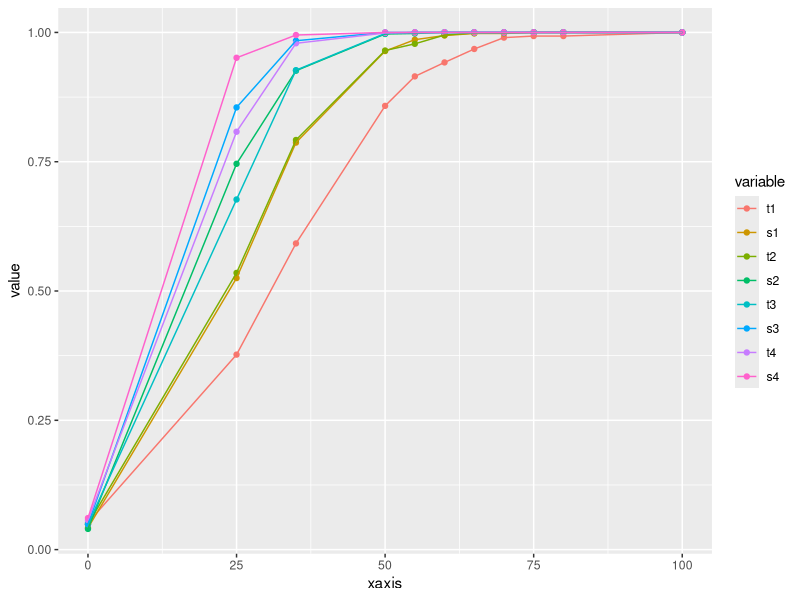

R code for this plot:
#Author: Devin Pastoor
#Email: devin.pastoor@gmail.com


library(ggplot2)
library(plyr)
library(reshape2)
library(lattice)
library(grid)

#xaxis data
esize<-c(0,25,35,50,55,60,65,70,75,80,100)

#power data
power<-data.frame(xaxis = c(0,25,35,50,55,60,65,70,75,80,100),
                  t1=c(0.052,0.377,0.592,0.858,0.915,0.942,0.968,0.990,0.993,0.993,1),
                  s1=c(0.042,0.525,0.787,0.964,0.986,0.994,0.998,0.998,1,1,1),
                  t2=c(0.049,0.535,0.792,0.965,0.978,0.995,0.999,0.999,1,1,1),
                  s2=c(0.040,0.746,0.926,0.997,0.998,1,1,1,1,1,1),
                  t3=c(0.049,0.677,0.927,0.998,1,1,1,1,1,1,1),
                  s3=c(0.049,0.855,0.984,1,1,1,1,1,1,1,1),
                  t4=c(0.057,0.808,0.979,0.999,1,1,1,1,1,1,1),
                  s4=c(0.061,0.951,0.995,1,1,1,1,1,1,1,1))

head(power)

#add x-axis data to dataframe
power[0, ] <- esize
y <- melt(power, id="xaxis", variable_name = "label")

#vector to distinguish whether T-test (T) or model (S)
ts <- rep(c("T", "S", "T", "S", "T", "S", "T", "S"), each = 11)

#vector to distinguish # per group
### 1: n = 20/group
### 2: n = 30/group
### 3: n = 45/group
### 4: n = 60/group
grp <- rep(c(seq(1,4)), each = 22)
y[,4] <- as.factor(ts)
y[,5] <- as.factor(grp)

head(y)

#basic qplot to see overall shape
qplot(xaxis, value, data = y, color = variable) + geom_line()

## Plot of power curves 
plot <- ggplot(data = y, aes(x = xaxis, y = value, color = V5)) +
  geom_point(aes(shape = V4), size = 5) +
  geom_line(aes(group = variable, linetype = V4), size = 1.2) +
  labs(color = "# per group", shape = "Method", linetype = "Method") +    #if don't set linetype to same name will separate to 3 legends
  geom_hline(aes(yintercept = 0.9), linetype="dashed", size = 1.05) +
  scale_color_discrete(name = "# per group",
                       labels = c("20/group", "30/group", "45/group", "60/group")) +
  scale_linetype_discrete(name = "Method", labels = c("t-test", "Model")) +
  scale_shape_discrete(name = "Method", labels = c("t-test", "Model")) +
  scale_x_continuous(name = "% Effect due to Clobazam") +
  scale_y_continuous(name = "Power") +
  #to edit out grid lines
  #theme(panel.grid.minor=element_blank(), panel.grid.major=element_blank()) +
  theme(axis.title.x = element_text(size=20)) +
  theme(axis.title.y = element_text(size=20)) +
  theme(axis.text.x = element_text(size=20)) +
  theme(axis.text.y = element_text(size=20)) +
  theme(legend.title = element_text(size = 16)) +
  theme(legend.text = element_text(size = 14)) +
  theme(legend.justification=c(1,0), legend.position=c(1,0)) + 
  theme(legend.key.width= unit(2, "lines")) #part of grid

